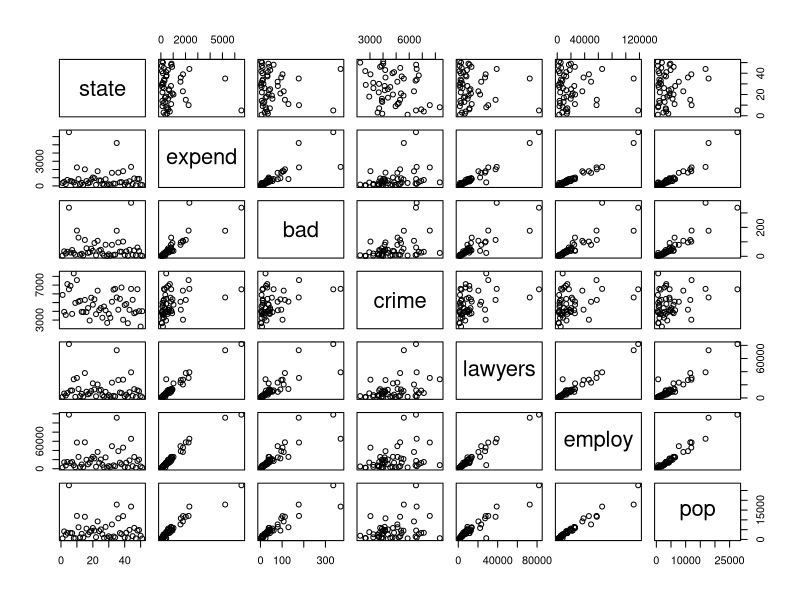
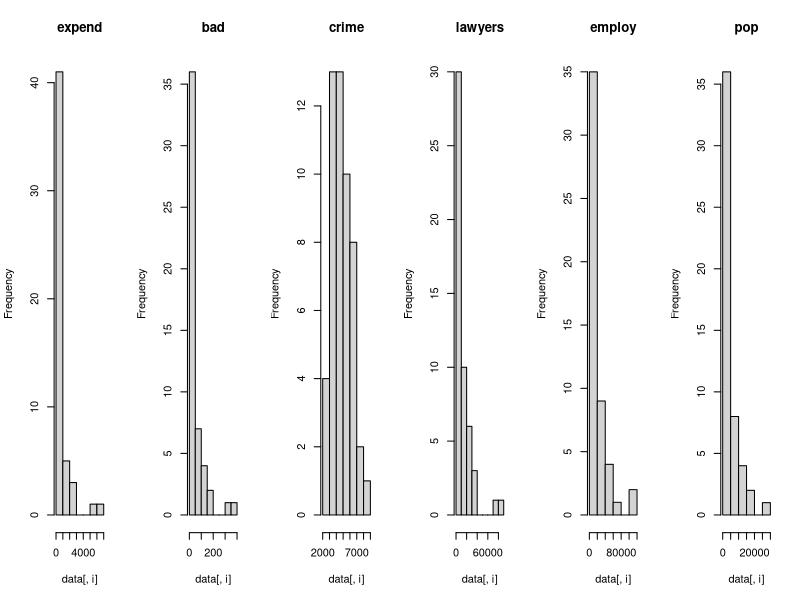
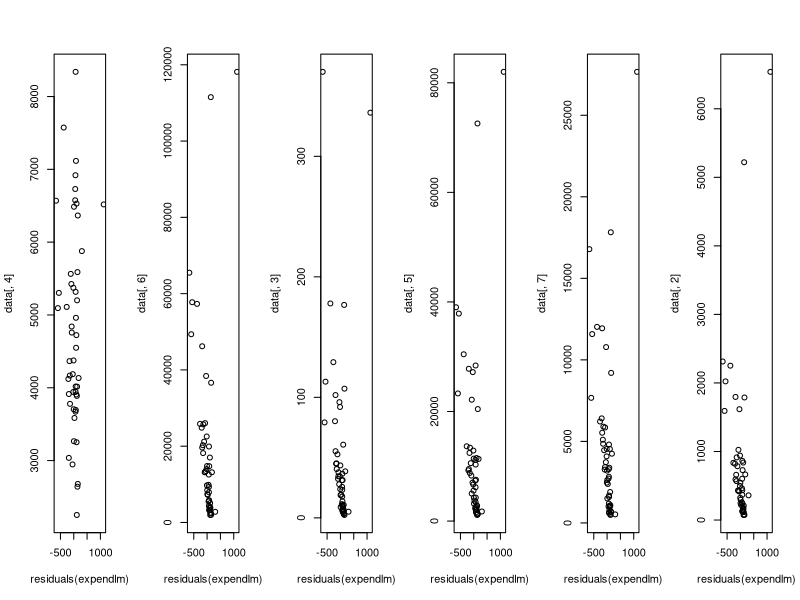
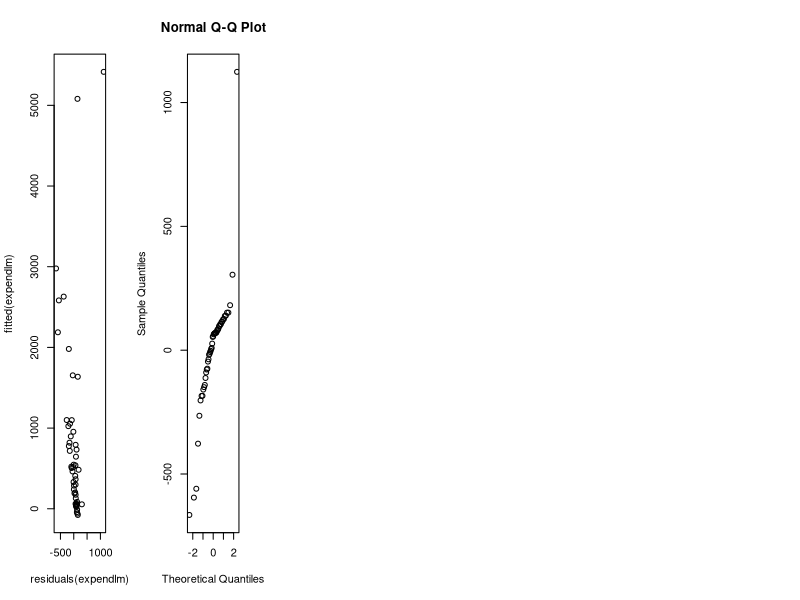

Write R code to recreate these figures, in order.
## ---- chunk 1
knitr::opts_chunk$set(echo = TRUE)
## ---- chunk 2
data=read.table(file="expensescrime.txt",header=TRUE)
data
plot(data)
par(mfrow=c(1,ncol(data)-1)) # minus the state column
for (i in 2:ncol(data)) hist(data[,i],main=names(data)[i])
## ---- chunk 3
round(cor(data[,2:7]),2)
## ---- chunk 4
#First round
summary(lm(expend~bad,data=data))
summary(lm(expend~crime,data=data))
summary(lm(expend~lawyers,data=data))
summary(lm(expend~employ,data=data))
summary(lm(expend~pop,data=data))
#Second round
summary(lm(expend~employ+bad,data=data))
summary(lm(expend~employ+crime,data=data))
#Third round
summary(lm(expend~employ+bad+crime,data=data))
## ---- chunk 5
#First round
summary(lm(expend~bad+crime+lawyers+employ+pop,data=data))
#Second round
summary(lm(expend~bad+lawyers+employ+pop,data=data))
summary(lm(expend~crime+lawyers+employ+pop,data=data))
summary(lm(expend~bad+lawyers+employ+pop,data=data))
summary(lm(expend~bad+crime+employ+pop,data=data))
summary(lm(expend~bad+crime+lawyers+pop,data=data))
summary(lm(expend~bad+crime+lawyers+employ,data=data))

#Yizhen - 2, 3, 4 round then stop
#summary(lm(expend~bad+lawyers+employ+pop,data=data)) 
#summary(lm(expend~bad+lawyers+employ, data=data))
#summary(lm(expend~lawyers+employ, data=data))

#Without collinear variables
#First round
summary(lm(expend~bad+crime+employ,data=data))
summary(lm(expend~bad+crime+lawyers,data=data))
summary(lm(expend~bad+crime+pop,data=data))

## ---- chunk 6
#1 Scatter plot of Y against each X k separately.
# done in previous exercise

#2 Scatter plot of residuals against each Xk in the model separately.
expendlm = lm(expend~employ+crime,data=data)
plot(residuals(expendlm),data[,4])
plot(residuals(expendlm),data[,6])

#3 Added variable plot of residuals of Xj against residuals of Y with omitted Xj


#4 Scatter plot of residuals against each Xk not in the model separately
plot(residuals(expendlm),data[,3])
plot(residuals(expendlm),data[,5])
plot(residuals(expendlm),data[,7])

#5 scatterplot of residuals against Y and Y^
plot(residuals(expendlm),data[,2])
plot(residuals(expendlm),fitted(expendlm))

#6 normal QQ-plot of the residuals and Shapiro-Wilk's method
qqnorm(residuals(expendlm))
shapiro.test(residuals(expendlm))
